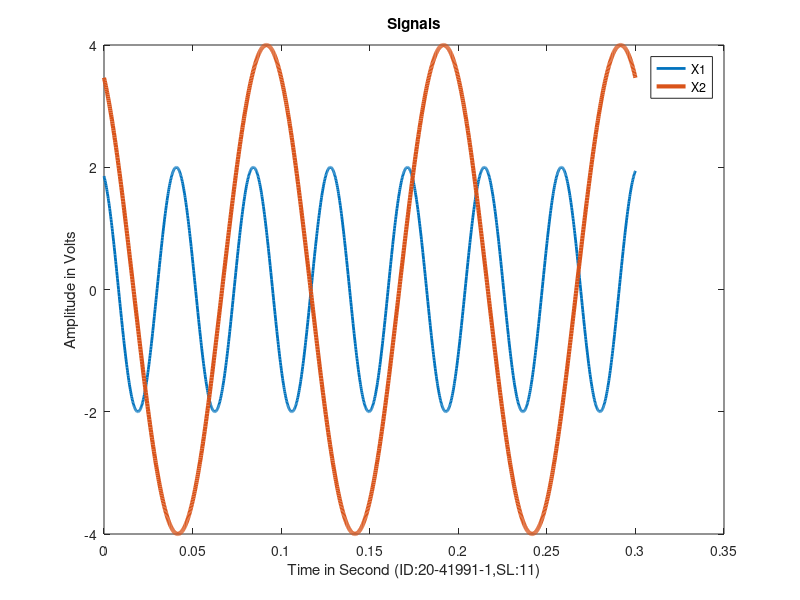

The MATLAB script that drew this image:
K1 = 2; 
J1 = 22*(pi/180); 
t = 0:0.0002:0.3; %time array (Let) 
x1 = K1*cos(2*pi*(9+9+5)*t+J1); 
plot(t,x1,'linewidth',2)
hold on
K2 = 4; 
J2 = 30*(pi/180); 
x2 = K2*cos(2*pi*(4+1+5)*t+J2); 
plot(t,x2,'linewidth',3) 
xlabel('Time in Second (ID:20-41991-1,SL:11)') 
ylabel('Amplitude in Volts') 
title('Signals') 
legend('X1','X2')